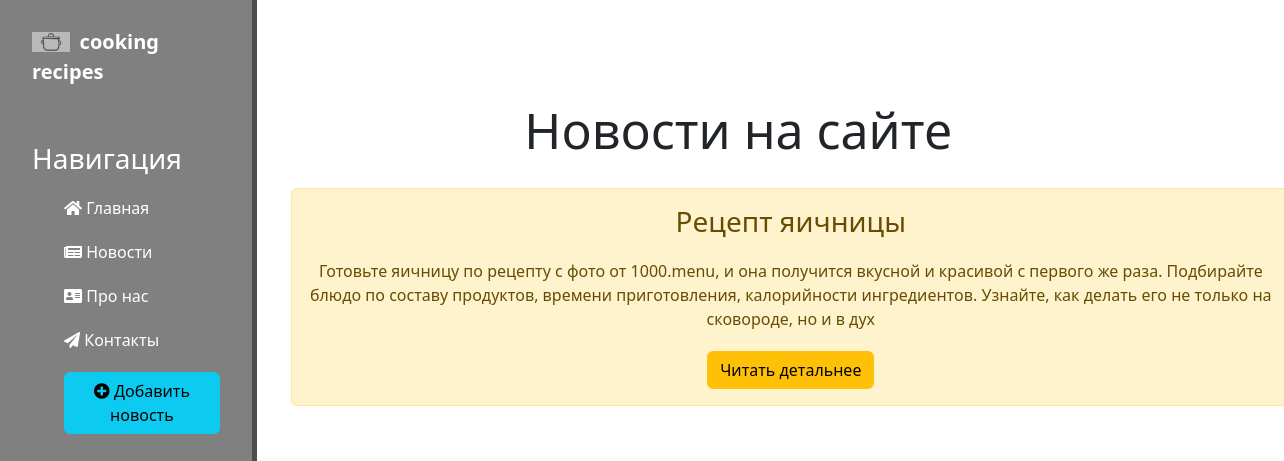
The page /news/ on the database as committed earlier.
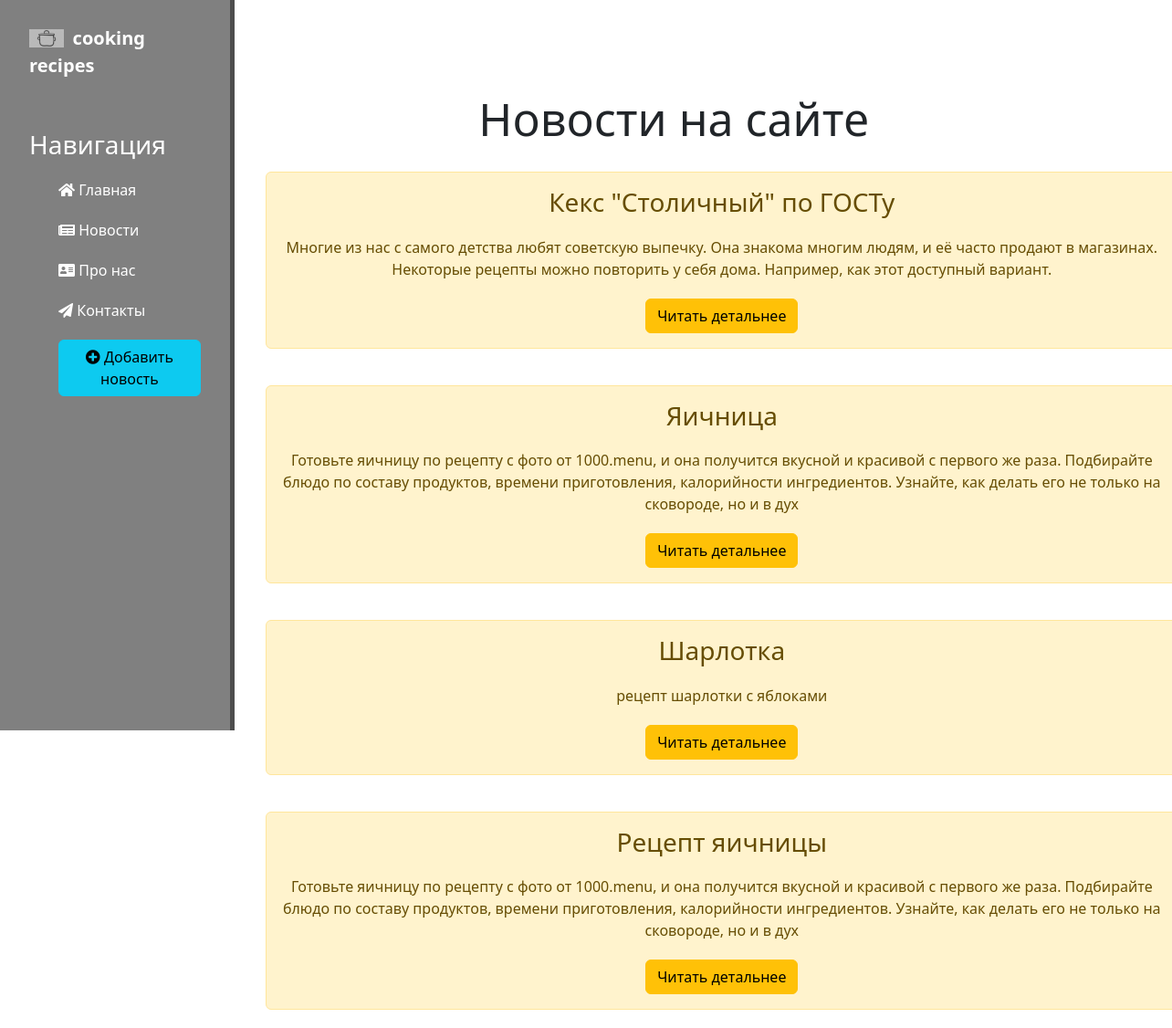
The same page on the database as committed later.
### news/models.py (models this page shows, shortened)
class Articles(models.Model):
    title = models.CharField('Название', max_length=50)
    anons = models.CharField('Анонс', max_length=250)
    full_text = models.TextField('Текст статьи')
    date = models.DateTimeField('Дата публикации')
    class Meta:
        verbose_name = 'Новость'
        verbose_name_plural = 'Новости'

### news/views.py (the view)
# urls.py: path('', views.news_home, name='news_home'),
def news_home(request):
    news = Articles.objects.order_by('-date')
    return render(request, 'news/news_home.html', {'news': news})

### news/templates/news/news_home.html (shortened to what this page needs)
{% extends 'main/layout.html' %}
{% block content %}
    <div class="features">
        <h1>Новости на сайте</h1>
        {% if news %}
            {% for el in news %}
                <div class="alert alert-warning">
                    <h3>{{ el.title }}</h3>
                    <p>{{ el.anons }}</p>
                    <a href="{% url 'news-detail' el.id %}" class="btn btn-warning">Читать детальнее</a>
                </div>
            {% endfor %}
        {% else %}
        <p>Записей нет</p>
        {% endif %}
    </div>
{% endblock %}

Rows that differ between the two databases and show on the page:
added Articles: title "Кекс \"Столичный\" по ГОСТу", anons "Многие из нас с самого детства любят советскую выпечку. Она знакома многим людям, и её часто продают в магазинах. Некоторые рецепты можно повторить у себя дома. Например, как этот доступный вариант."
added Articles: title "Яичница", anons "Готовьте яичницу по рецепту с фото от 1000.menu, и она получится вкусной и красивой с первого же раза. Подбирайте блюдо по составу продуктов, времени приготовления, калорийности ингредиентов. Узнайте, как делать его не только на сковороде, но и в дух"
added Articles: title "Шарлотка", anons "рецепт шарлотки с яблоками"
